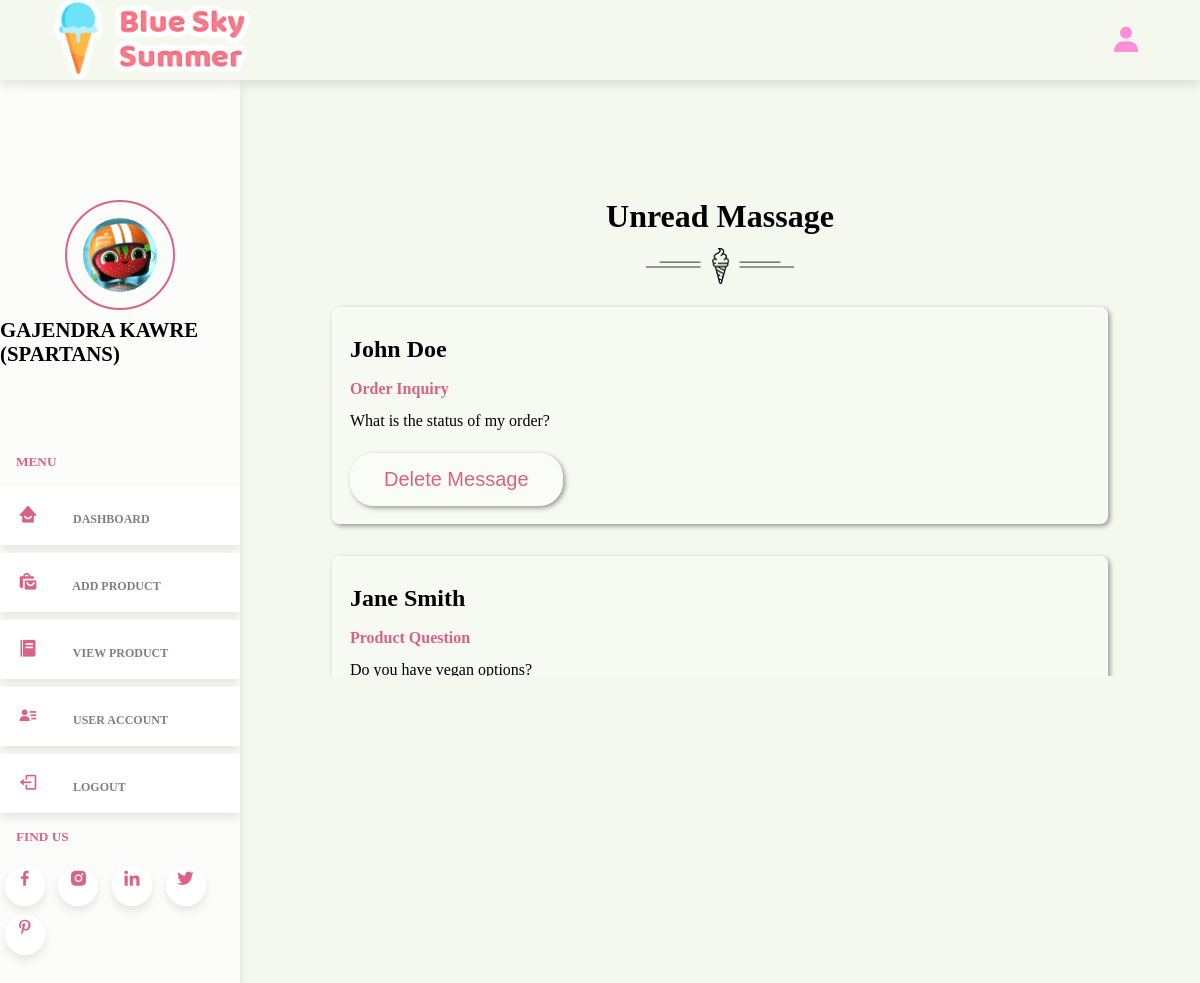
Screenshot of /admin_panel/admin_message.php (signed in) with the database file from the repository.
### tables this page shows
CREATE TABLE `sellers` (
  `id` varchar(20) NOT NULL,
  `name` varchar(50) NOT NULL,
  `email` varchar(50) NOT NULL,
  `password` varchar(50) NOT NULL,
  `image` varchar(100) NOT NULL
);

CREATE TABLE `message` (
  `id` varchar(255) NOT NULL,
  `user_id` varchar(255) NOT NULL,
  `name` varchar(255) NOT NULL,
  `email` varchar(100) NOT NULL,
  `subject` varchar(255) NOT NULL,
  `message` varchar(255) NOT NULL
);

### admin_panel/admin_message.php (the view, shortened to what this page needs)
<?php
    include '../components/connect.php';
    if(isset($_COOKIE['seller_id'])){
        $seller_id = $_COOKIE['seller_id'];
    }else{
        $seller_id = '';
        header('location:login.php');
        exit();
    }
?>
<!DOCTYPE html>
<html lang="en">
<head>
    <link rel="stylesheet" type="text/css" href="../css/admin_styles.css">
    <link rel="stylesheet" href="https://unpkg.com/boxicons@2.1.4/css/boxicons.min.css">
</head>
<body>
       <div class="main-container">
       <header>
    <div class="logo">
        <img src="../image/logo.png" alt="logo" width="200">
    </div>
    <div class="right">
        <div class="bx bxs-user" id="user-btn"></div>
    </div>
        <?php
            $select_profile = $conn->prepare("SELECT * FROM `sellers` WHERE id = ?");
            $select_profile->execute([$seller_id]);
            if($select_profile->rowCount() > 0){
                $fetch_profile = $select_profile->fetch(PDO::FETCH_ASSOC);
            }
        ?>
</header>
<div class="sidebar-container">
    <div class="sidebar">
        <?php
            $select_profile = $conn->prepare("SELECT * FROM `sellers` WHERE id = ?");
            $select_profile->execute([$seller_id]);
            if($select_profile->rowCount() > 0){
                $fetch_profile = $select_profile->fetch(PDO::FETCH_ASSOC);
            }
        ?>
        <div class="profile">
            <img src="../uploaded_image/<?= $fetch_profile['image']; ?>" alt="profile-image" width="100" class="logo-img">
            <p><?= $fetch_profile['name']; ?></p>
        </div>
        <h5>Menu</h5>
        <div class="navbar">
            <ul>
                <li><a href="../admin_panel/dashboard.php"><i class="bx bxs-home-smile"></i> Dashboard</a></li>
                <li><a href="../admin_panel/add_product.php"><i class="bx bxs-shopping-bags"></i> Add Product</a></li>
                <li><a href="../admin_panel/view_product.php"><i class="bx bxs-food-menu"></i> View Product</a></li>
                <li><a href="../admin_panel/user_account.php"><i class="bx bxs-user-detail"></i> User Account</a></li>
                <li><a href="../components/admin_logout.php" onclick="return confirm('Logout from this website?');"><i class="bx bx-log-out"></i> Logout</a></li>
            </ul>
        </div>
        <h5>Find Us</h5>
        <div class="social-links">
            <i class="bx bxl-facebook"></i>
            <i class="bx bxl-instagram-alt"></i>
            <i class="bx bxl-linkedin"></i>
            <i class="bx bxl-twitter"></i>
            <i class="bx bxl-pinterest-alt"></i>
        </div>
    </div>
</div>
            <section class="order-container">
                <div class="heading">
                    <h1>Unread massage</h1>
                    <img src="../image/separator-img.png" alt="dash-image">
                </div>
                <div class="box-container">
                <?php
                $select_message = $conn->prepare("SELECT * FROM `message`");
                $select_message->execute();
                if ($select_message->rowCount() > 0) {
                    while ($fetch_message = $select_message->fetch(PDO::FETCH_ASSOC)){
                ?>
                <div class="box">
                <h3 class="name"><?= $fetch_message['name']; ?></h3>
                <h4><?= $fetch_message['subject']; ?></h4>
                <p><?= $fetch_message['message']; ?></p>
                <form action="" method="post">
                <input type="submit" name="delete_msg" value="delete message" class="btn" onclick="return confirm('delete this message');">
                </form>
                </div>
                <?php
                        }
                    }else{
                            echo'
                                <div class="empty">
                                <p>no message added yet!</p>
                                </div.
                            ';
                    }
                    ?>
                </div>
            </section>
        </div>
</body>
</html>

### css/admin_styles.css (style rules this page uses)
* { margin: 0; padding: 0; box-sizing: border-box; outline: none; border: none; text-decoration: none; list-style: none; }
:root { --space:2rem; --main-color:#da6285; --pink-color:#ff8ed9; --pink-opacity:#ffe6e9; --white-alph-40:rgba(255,255,255,0.40); --white-alph-25:rgba(255,255,255,0.25); --backdrop-filter:blur(5px); --box-shadow:2px 2px 5px rgba(0, 0, 0, 0.40); }
body { background-image: url('../image/bg1.webp'); background-position: center; }
html { scroll-behavior: smooth; }
.btn { background-color: var(--white-alph-25); border: 2px solid var(--white-alph-40); backdrop-filter: var(--backdrop-filter); box-shadow: var(--box-shadow); text-transform: capitalize; color: var(--main-color); padding: .8rem 2rem; border-radius: 1.5rem; font-size: 20px; cursor: pointer; position: relative; overflow: hidden; text-align: center; }
.btn::before { position: absolute; content: ''; top: 0; left: 0; height: 100%; width: 0; border-radius: 30px; background-color: var(--main-color); z-index: -1; transition: width 0.3s ease; }
input[type='submit'] { cursor: pointer; }
.box-container { display: grid; grid-template-columns: repeat(auto-fit, minmax(30rem, 1fr)); align-items: center; }
.box-container .box { background-color: var(--white-alph-25); border: 2px solid var(--white-alph-40); backdrop-filter: var(--backdrop-filter); box-shadow: var(--box-shadow); margin: 1rem; border-radius: .5rem; }
.heading { text-align: center; line-height: 1.5; }
.heading h1 { font-size: 2rem; text-transform: capitalize; }
.heading img { margin-top: .5rem; width: 150px !important; }
section, .post-editor { width: 75vw; min-width: 10vh; padding: 4%; margin: 8% 5%; margin-bottom: 2%; }
header { position: fixed; left: 0; top: 0; right: 0; height: 80px; z-index: 151; box-shadow: 0 5px 10px rgba(0, 0, 0, 0.1); padding: 0 50px; background-color: #f4f8ee; display: flex; justify-content: space-between; align-items: center; }
header .right { display: flex; }
#user-btn, .toggle-btn { font-size: 2rem; padding: 0.5rem; color: var(--pink-color); cursor: pointer; transition: 0.6s; }
.sidebar-container { display: flex; }
.sidebar { background-color: rgba(255, 255, 255, 0.75); backdrop-filter: blur(10px); padding-top: 5rem; width: 20vw; height: 100vh; position: sticky; top: 0; box-shadow: 0 5px 10px rgba(0, 0, 0, 0.1); overflow: auto; z-index: 1; }
.sidebar h5 { text-transform: uppercase; color: var(--main-color); padding: 0.5rem 1rem; margin: 0.5rem 0; }
.profile { margin: 5rem auto; display: flex; flex-direction: column; align-items: center; justify-content: center; }
.sidebar .profile { margin-top: 2.5rem; }
.profile .logo-img { border-radius: 50%; width: 110px; height: 110px; padding: 1rem; border: 2px solid var(--main-color); }
.sidebar .profile p { margin-top: 0.5rem; text-transform: uppercase; font-weight: bold; color: #000; font-size: 1.3rem; }
.sidebar ul li { padding: 1rem; background-color: rgba(255, 255, 255, 0.75); border: 2px solid rgba(255, 255, 255, 0.6); backdrop-filter: blur(10px); box-shadow: 0 5px 10px rgba(0, 0, 0, 0.1); position: relative; transition: 0.5s; margin: 0.5rem 0; }
.sidebar ul li::before { position: absolute; content: ''; left: 0; top: 0; height: 0; width: 5px; background-color: var(--main-color); z-index: 2; transition: height 200ms linear; }
.sidebar ul li i { color: var(--main-color); font-size: 20px; margin-right: 2rem; }
.sidebar ul li a { text-transform: uppercase; color: gray; font-size: 12px; font-weight: bold; }
.social-links { margin-bottom: 3rem; }
.social-links i { background-color: rgba(255, 255, 255, 0.75); border: 2px solid rgba(255, 255, 255, 0.6); backdrop-filter: blur(10px); box-shadow: 0 5px 10px rgba(0, 0, 0, 0.1); cursor: pointer; margin: 0.3rem; width: 40px; height: 40px; text-align: center; font-size: 20px; transition: 0.5s; border-radius: 50%; color: var(--main-color); }
.main-container { display: flex; padding-top: 80px; height: calc(100vh - 80px); }
.order-container .box-container .box { line-height: 2; padding: 1rem; position: relative; }
.order-container .box-container .box .name { text-transform: capitalize; font-size: 1.5rem; }
.order-container .box-container .box h4 { text-transform: capitalize; color: var(--main-color); }
.order-container .box-container .box p { margin-bottom: 1rem; }
.order-container { max-height: 500px; overflow-y: auto; padding: 1rem; }

### rows the page displays
sellers: image (picture), name "GAJENDRA KAWRE (SPARTANS)"
message: name "John Doe", subject "Order Inquiry", message "What is the status of my order?"
message: name "Jane Smith", subject "Product Question", message "Do you have vegan options?"
